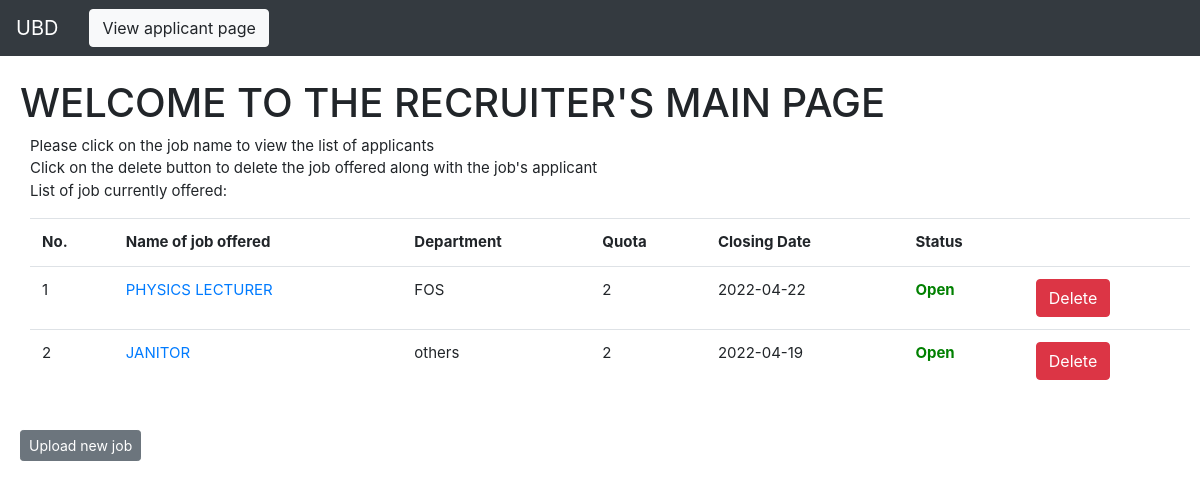
Page /recruiterPage/mainRecruiterPage.php on the committed database.
### tables this page shows
CREATE TABLE `job` (
  `jobName` varchar(255) NOT NULL,
  `department` varchar(255) NOT NULL,
  `quota` int(11) NOT NULL,
  `jCategory` varchar(20) NOT NULL,
  `jType` varchar(20) NOT NULL,
  `salary` int(11) NOT NULL,
  `startTime` time NOT NULL,
  `endTime` time NOT NULL,
  `jDescription` varchar(1000) NOT NULL,
  `minQualification` varchar(255) NOT NULL,
  `numExperience` varchar(255) NOT NULL,
  `jRequirements` varchar(1000) NOT NULL,
  `closeDate` date NOT NULL,
  `minQualificationIndex` int(11) NOT NULL
);

### recruiterPage/mainRecruiterPage.php (the view, shortened to what this page needs)
<!DOCTYPE html>
<html lang="en">
<head>
    <link rel="stylesheet" href="https://maxcdn.bootstrapcdn.com/bootstrap/4.0.0/css/bootstrap.min.css"
>
    <link rel="stylesheet" href="style.css">
</head>
<body style="font-size:15px;">
    <?php
    include("database.php");
    $selectQuery = "SELECT * FROM job ORDER BY closeDate DESC";
    $result = $conn->query($selectQuery);
    ?>
    <nav class="navbar navbar-expand-sm navbar-dark bg-dark">
        <a href="#" class="navbar-brand">UBD</a>
        <form class="container-fluid justify-content-start">
        <button class="btn btn-light" type="button" onclick="location.href ='main-page.php'">View applicant page</button>
  </form>
    </nav>
<div style="margin-left:20px;">
    <header>
        <h1>
        WELCOME TO THE RECRUITER'S MAIN PAGE
        </h1>
    </header>
    <section>
    <?php if(mysqli_num_rows($result)>0){?>
    <p>Please click on the job name to view the list of applicants</br>
    Click on the delete button to delete the job offered along with the job's applicant </br>
    List of job currently offered:</p>
    <table id="listOfJobs" class="table table-hover" >
        <tr>
            <th>No.</th>
            <th>Name of job offered</th>
            <th>Department</th>
            <th>Quota</th>
            <th>Closing Date</th>
            <th>Status</th>
            <th></th>
        </tr>
        <?php
        $i = 0;
        while ($row = mysqli_fetch_array($result)){
            $status = "Closed";
            $statusStyle = "status-close";
            if($row["closeDate"] >= date("Y-m-d")){
                $status = "Open";
                $statusStyle = "status-open";
            }
            $job = $row["jobName"];
            ?>
        <tr>
            <td><?php echo $i+1; ?></td>
            <td><a href="viewApplicants.php?jobname=<?php echo $job;?>">
            <?php echo $row["jobName"];?></a></td>
            <td><?php echo $row["department"];?></td>
            <td><?php echo $row["quota"];?></td>
            <td><?php echo $row["closeDate"];?></td>
            <td class="<?php echo $statusStyle; ?>"><?php echo $status;?></td>
            <td><button type="button" class="btn btn-danger" onclick="deleteJob('<?php echo $job?>')">Delete</button></td>
        </tr>
        <?php
        $i++;}?>
    </table>
    </section>
    <?php
    }
    else{
        echo "There are no jobs offering currently </br>";
    }
    ?>
    <button type="button" class="btn btn-secondary btn-sm" onclick="location.href ='uploadJob.html'">
    Upload new job</button>
</div>
</body>
</html>

### recruiterPage/style.css (style rules this page uses)
section { margin-left:10px; margin-right:10px; }
body { font-size: 15px; }
.status-open { color: green; font-weight: bold; }

### rows in the picture
job: jobName "PHYSICS LECTURER", department "FOS", quota "2", closeDate "2022-04-22", closeDate "Open"
job: jobName "JANITOR", department "others", quota "2", closeDate "2022-04-19", closeDate "Open"
